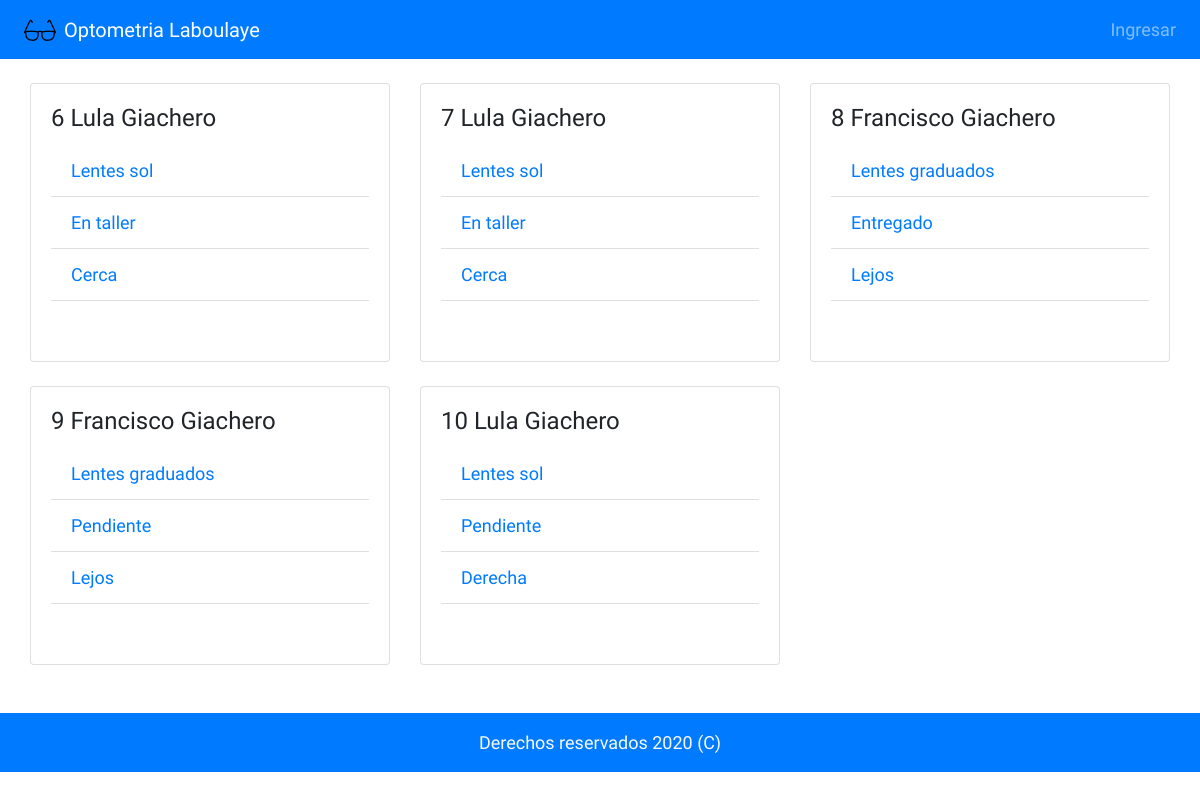
Before: /optometrialbye/pedido/detalle with the older database file.
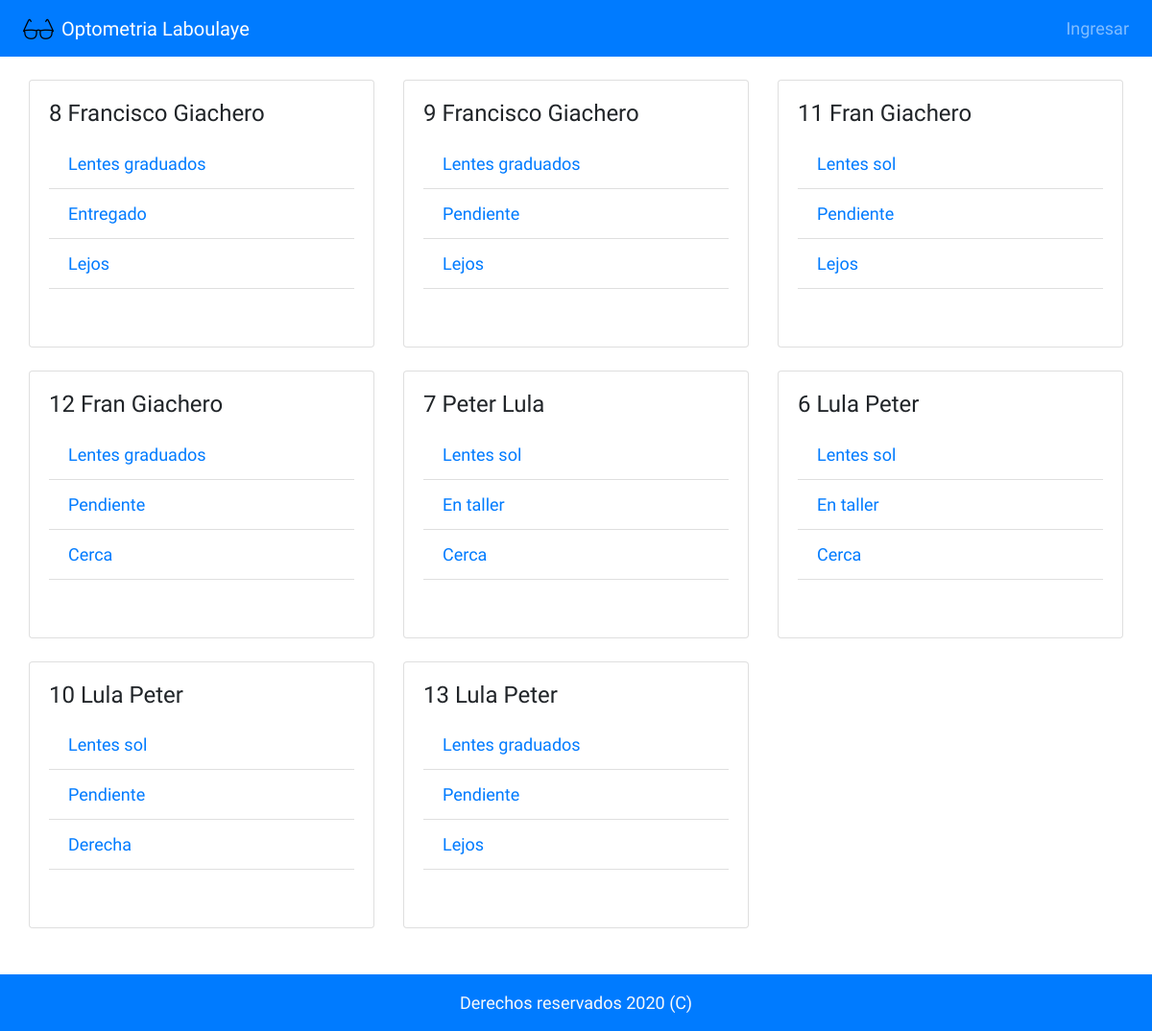
After: the same page with the newer database file.
### optometrialbye/models.py (models this page shows, shortened)
class Pedidos(models.Model):
    id_producto = models.AutoField(primary_key=True)
    producto = models.CharField(max_length=200)
    descripcion = models.CharField(max_length=100, choices= descripcion_opciones, blank=False, default= 'Cerca')
    otra_descripcion = models.CharField(max_length= 50, choices= otra_descripcion, default= 'Con armazon')
    precio = models.FloatField()
    subtotal = models.FloatField()
    pago = models.CharField(max_length=100, choices= opciones_de_pago, default= 'Efectivo')
    paciente = models.ForeignKey(Pacientes, on_delete=models.CASCADE)
    estado_pedido = models.CharField(max_length=60, choices= estado, default= 'Pendiente')
    class Meta:
        ordering = ['paciente']

class Pacientes(models.Model):
    nombre = models.CharField(max_length= 100)
    apellido = models.CharField(max_length= 100)
    genero = models.CharField(max_length= 2, choices= genero_opciones)
    celular_regex = RegexValidator(regex=r'^\+?549?\d{10}$', message = "Número debe ser ingresado en formato '+549XXXXXXXXXX'.")
    celular = models.CharField("Celular", validators=[celular_regex], max_length = 14, unique = True)
    historial = models.CharField( 'Historial', max_length=200, blank= True)
    class Meta:
        ordering = ['apellido']
    def __str__(self):
        nombre_apellido = f'{self.nombre} {self.apellido}'
        return nombre_apellido

### optometrialbye/views.py (the view)
# urls.py: path('pedido/detalle', views.DetallePedido, name = 'detalle_pedido'),
def DetallePedido (request):
    pedidos = Pedidos.objects.all()
    return render(request, "optolbye/detalle_pedido.html", {"pedidos" : pedidos})

### optometrialbye/templates/optolbye/detalle_pedido.html (shortened to what this page needs)
{% extends 'optolbye/base.html' %}
{% load static %}
{% block body %}
<main class="py-4" >
    <div class="container-fluid m-0">
        <div class="row m-0 ">
        {% for pedido in pedidos %}
            <div class="col-md-4 mb-4">
                <div class="card">
                      <div class="card-body">
                        <h4 class="card-title">{{pedido.id_producto}} {{pedido.paciente}}</h4>
                        <ul class = "list-group list-group-flush">
                            <li class = "list-group-item"><a href="#">{{pedido.producto}}</a></li>
                            <li class = "list-group-item"><a href="#">{{pedido.estado_pedido}}</a></li>
                            <li class = "list-group-item"><a href="#">{{pedido.descripcion}}</a></li>
                        </ul>
                       <div class="card-body w-50 mx-auto">
                       </div>
                      </div>
                </div>
            </div>
        {% endfor %}
        </div>
    </div>
</main>
{% endblock %}
{% block footer %}
<footer class="py-3 bg-primary ">
    <div class="container">
      <p class="m-0 text-light text-center">Derechos reservados 2020 (C)</p>
    </div>
</footer>
{% endblock %}

### optometrialbye/templates/optolbye/base.html (shortened to what this page needs)
<!DOCTYPE html>
<html lang="es">
    <head>
        <link rel="stylesheet" href="https://stackpath.bootstrapcdn.com/bootstrap/4.4.1/css/bootstrap.min.css">
        {% load static %}
    </head>
    <body>
        {% block nav %}
        <nav class="navbar navbar-expand-sm navbar-dark bg-primary">
            {% load static %}
            <img class="px-2 " src="{% static 'optolbye/icons/glasses_4916.ico'%}" alt=""><a class="navbar-brand" href="{% url 'index' %}">Optometria Laboulaye</a>
            <div class="collapse navbar-collapse" id="collapsibleNavId">
                <ul class="navbar-nav ml-auto mt-2 mt-lg-0">
                    {% if user.is_authenticated %}
                    <li class="nav-item">
                        <a class="nav-link" href="#">Bienvenido, {{ user.username }}</a>
                    </li>
                    <li class="nav-item dropdown">
                        <a class="nav-link dropdown-toggle " href="#" id="navbarDropdown" role="button" data-toggle="dropdown" aria-haspopup="true" aria-expanded="false">
                            Nuevo
                        </a>
                        <div class="dropdown-menu" aria-labelledby="navbarDropdown">
                        {% if perms.optometrialbye %}
                            {% if perms.optometrialbye.add_pacientes %}
                         <a class="dropdown-item" href="{% url 'nuevo_paciente'%}">Paciente</a>
                         <a class="dropdown-item" href="{% url 'nuevo_turno'%}">Turno</a>
                            {% endif %}
                        {% endif %}
                        {% if perms.optometrialbye.add_pedidos %}
                         <a class="dropdown-item" href="{% url 'nuevo_pedido' %}">Pedido</a>
                        {% endif %}
                        </div>
                    </li>
                    <li class="nav-item dropdown">
                        <a class="nav-link dropdown-toggle " href="#" id="navbarDropdown" role="button" data-toggle="dropdown" aria-haspopup="true" aria-expanded="false">
                            Ver
                        </a>
                        <div class="dropdown-menu" aria-labelledby="navbarDropdown">
                          <a class="dropdown-item" href="{% url 'detalle_paciente' %}">Paciente</a>
                         <a class="dropdown-item" href="{% url 'detalle_pedido' %} ">Pedido</a>
                         <a class="dropdown-item" href="{% url 'detalle_turno'%}">Turno</a>
                        </div>
                    </li>
                    <li class="nav-item">
                        <a class="nav-link" href="{% url 'calendario' %}">Calendario</a>
                    </li>
                    <li class="nav-item">
                        <a class="nav-link" href="{% url 'logout' %}">Cerrar sesion</a>
                    </li>
                    {% else %}
                    <li class="nav-item">
                        <a class="nav-link" href="{% url 'login' %}">Ingresar <span class="sr-only">(current)</span></a>
                    </li class="nav-item">
                    {% endif %}
                </ul>
            </div>
        </nav>
        {% endblock %}
        {% block body %}
        {% endblock %}
        {% block footer %}
        {% endblock %}
    </body>
</html>

### optometrialbye/templates/optolbye/base.html (style rules this page uses)
body { font-family: 'Architects Daughter', serif; font-size: 18px; }

Changed rows visible on the page:
added Pedidos: id_producto "11", paciente "Fran Giachero", producto "Lentes sol", estado_pedido "Pendiente", descripcion "Lejos"
added Pedidos: id_producto "12", paciente "Fran Giachero", producto "Lentes graduados", estado_pedido "Pendiente", descripcion "Cerca"
changed through a linked row, Pedidos id 7: paciente "Lula Giachero" → "Peter Lula"; moves down the list
changed through a linked row, Pedidos id 6: paciente "Lula Giachero" → "Lula Peter"; moves down the list
changed through a linked row, Pedidos "Derecha": paciente "Lula Giachero" → "Lula Peter"
added Pedidos: id_producto "13", paciente "Lula Peter", producto "Lentes graduados", estado_pedido "Pendiente", descripcion "Lejos"
